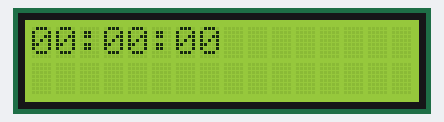
A sketch run on a simulated Arduino Uno, built with avr-gcc and run on an emulated ATmega328P. Shown: 16×2 character LCD.

Above: at 0.1 s.
At 4.8 s:
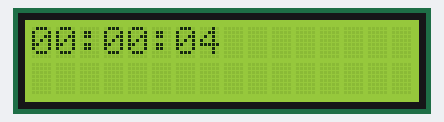
At 9.8 s:
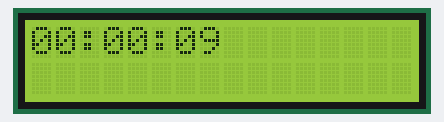
At 19.8 s:
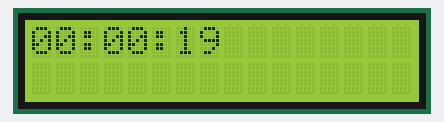
At 28.8 s:
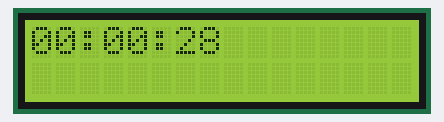
At 38.8 s:
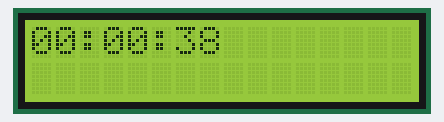

The sketch:

app.ino
```cpp
#include <SimpleTimer.h>
#include <LiquidCrystal_I2C.h>

LiquidCrystal_I2C lcd(0x27, 16, 2);
SimpleTimer timer;

void printTime(){
    char buf[17];
    unsigned long t = millis();

    t = t /1000;
    int h = t / 3600;
    int m = (t - (h*3600)) / 60;
    int s = t - (h*3600 + m * 60);

    sprintf(buf, "%02d:%02d:%02d", h,m,s);

    lcd.setCursor(0,0);
    lcd.print(buf);
}

void setup() {
    Serial.begin(9600);
    lcd.init();
    lcd.backlight();

    timer.setInterval(1000, printTime);
}

void loop() {
    timer.run();
}
```

Measured:
- what the display in image 1 shows lasts 1.0 s, from 4.8 s to 5.8 s
